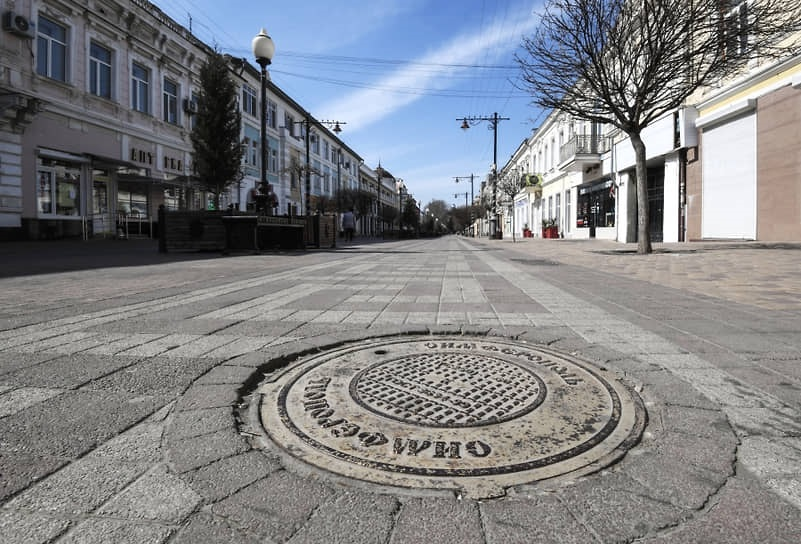
#> input picture src3.jpg, 801 x 544 px
$ python task5.py
#> lines starting #> are read from the running program, lines starting #| are printed output that depends on the picture
import cv2
import numpy as np
src1=cv2.imread("src3.jpg")
#> src1 is the input picture: shape (544, 801, 3); mean B, G, R 133.6, 129.9, 128
src2=cv2.imread("src3.jpg")
src2=src2/1.00013
diff12=abs(src1-src2)
cv2.imshow("diff",diff12)
kernel = np.ones((5, 5), 'uint8')
kernel[2][2]=3
cleandiff=cv2.dilate(diff12,kernel)
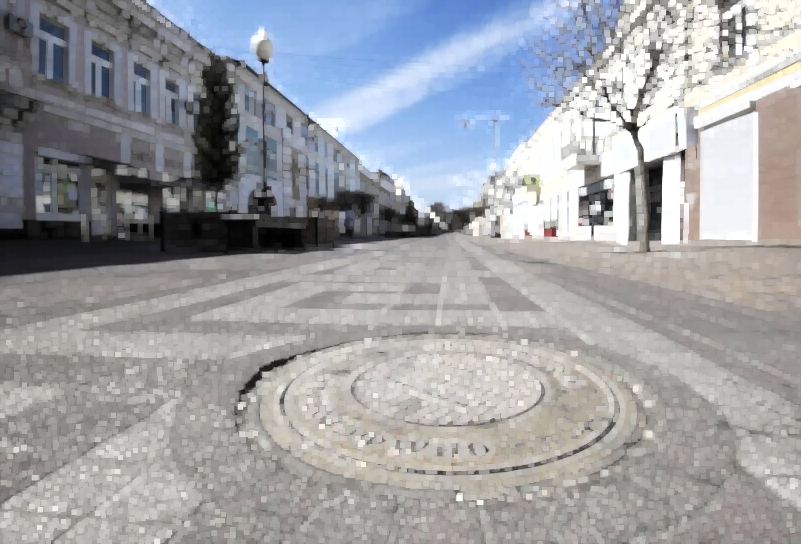
#> cleandiff: shape (544, 801, 3) float64; mean B, G, R 0.0217, 0.0212, 0.0209; drawn with min black and max white
cleandiff=cv2.dilate(cleandiff,kernel)
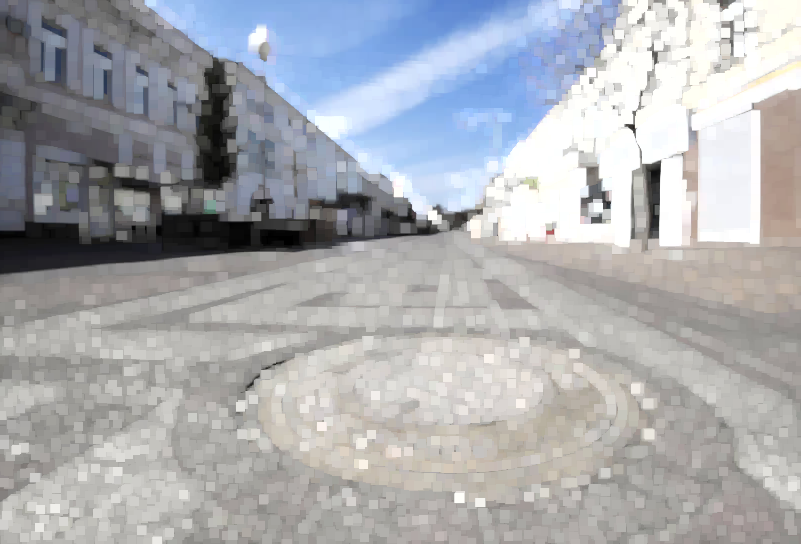
#> cleandiff: shape (544, 801, 3) float64; mean B, G, R 0.0233, 0.0228, 0.0225; drawn with min black and max white
cv2.imshow("cleandiff",cleandiff)
dirtydiff=cv2.dilate(diff12,kernel)
dirtydiff=cv2.dilate(dirtydiff,kernel)
cv2.imshow("dirtydiff",dirtydiff)
cv2.waitKey(0)
